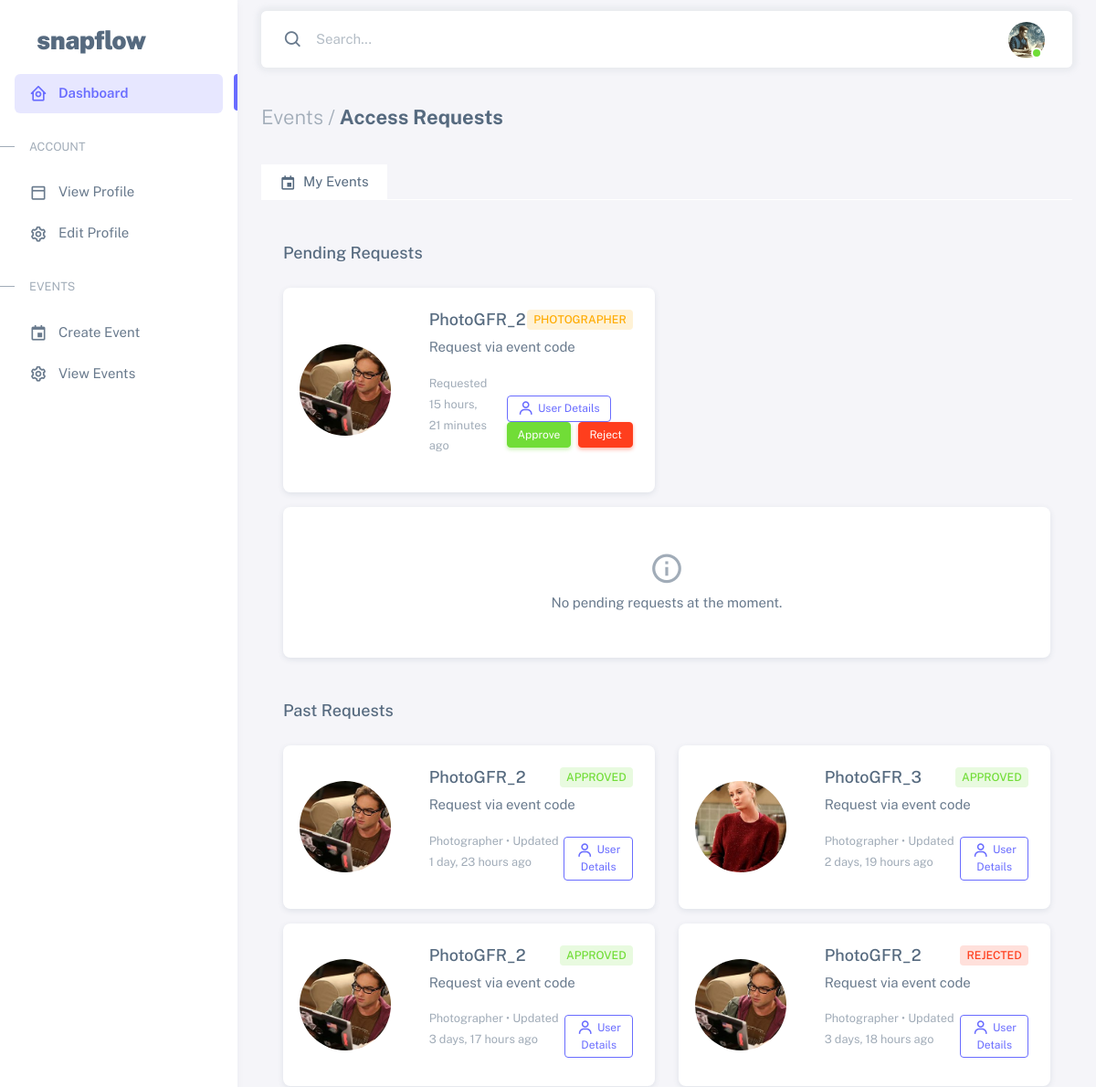
The page /events/events/requests/ (signed in, upper part) on the database as committed earlier.
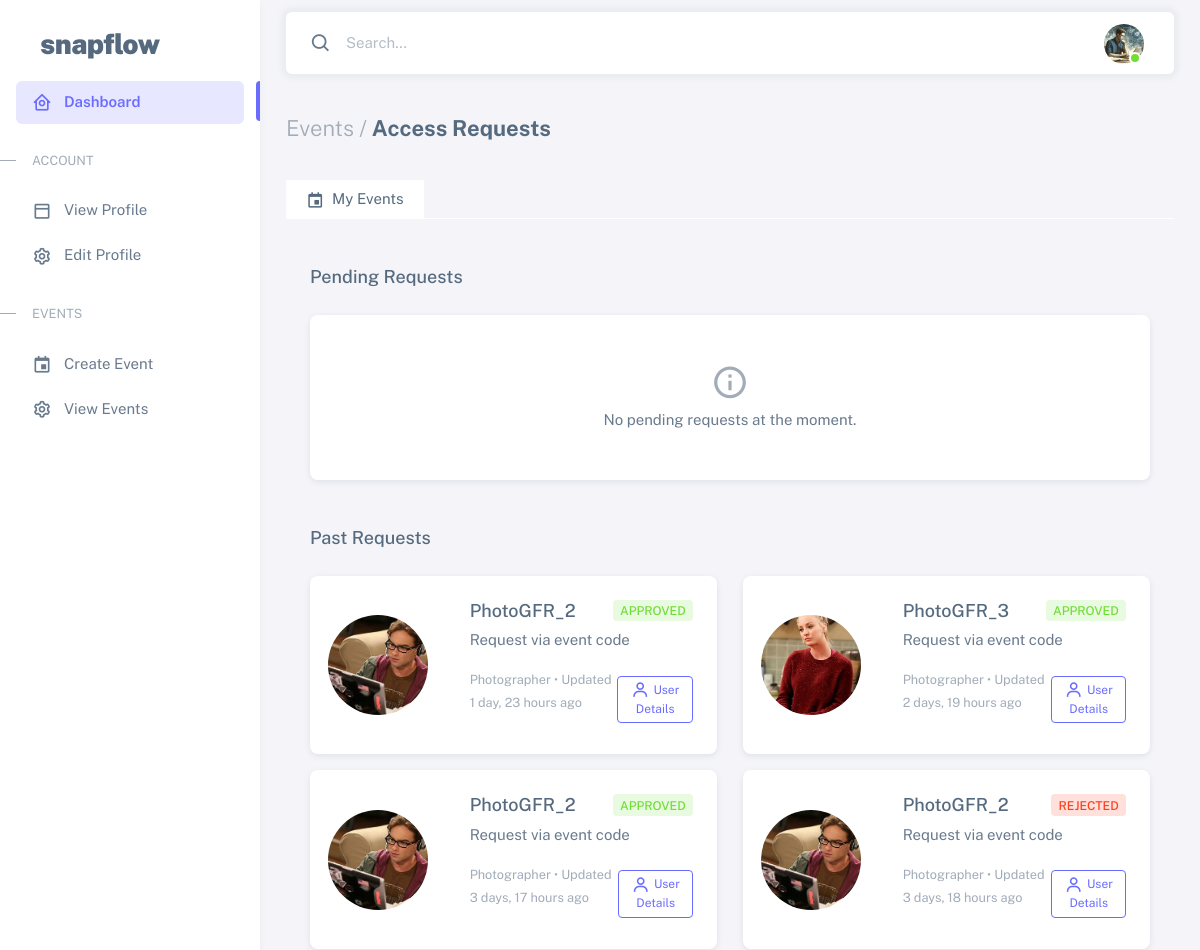
The same page on the database as committed later.
### users/models.py (models this page shows, shortened)
class CustomUser(AbstractUser):
    class Roles(models.TextChoices):
        ORGANIZER = 'ORGANIZER', _('Event Organizer')
        PHOTOGRAPHER = 'PHOTOGRAPHER', _('Photographer')
        PARTICIPANT = 'PARTICIPANT', _('Event Participant')
    class ParticipantTypes(models.TextChoices):
        GUEST = 'GUEST', _('Guest')
        FAMILY = 'FAMILY', _('Family')
        FRIEND = 'FRIEND', _('Friend')
        WINNER = 'WINNER', _('Winner')
        OTHER = 'OTHER', _('Other')
    class PhotographerRoles(models.TextChoices):
        LEAD = 'LEAD', _('Lead Photographer')
        ASSISTANT = 'ASSISTANT', _('Assistant Photographer')
        SECONDARY = 'SECONDARY', _('Secondary Photographer')
    role = models.CharField(
        max_length=20,
        choices=Roles.choices,
        null=True,
        blank=False
    )
    avatar = models.ImageField(
        upload_to='user_avatars/',
        validators=[FileExtensionValidator(['jpg', 'jpeg', 'png'])],
        null=True,
        blank=True
    )
    phone_number = models.CharField(max_length=15, blank=True)
    company_name = models.CharField(max_length=100, blank=True)
    website = models.URLField(blank=True)
    portfolio_url = models.URLField(blank=True)
    photographer_role = models.CharField(
        max_length=20,
        choices=PhotographerRoles.choices,
        blank=True
    )
    watermark = models.ImageField(
        upload_to='photographer_watermarks/',
        validators=[FileExtensionValidator(['png'])],
        null=True,
        blank=True
    )
    participant_type = models.CharField(
        max_length=20,
        choices=ParticipantTypes.choices,
        blank=True
    )
    image_visibility = models.CharField(
        max_length=20,
        choices=[
            ('PUBLIC', 'Public'),
            ('PRIVATE', 'Private'),
            ('EVENT_ONLY', 'Event Only')
        ],
        default='PRIVATE'
    )
    blur_requested = models.BooleanField(default=False)
    remove_requested = models.BooleanField(default=False)
    is_verified = models.BooleanField(default=False)

### events/models.py (models this page shows)
class EventAccessRequest(models.Model):
    class RequestStatus(models.TextChoices):
        PENDING = 'PENDING', _('Pending')
        APPROVED = 'APPROVED', _('Approved')
        REJECTED = 'REJECTED', _('Rejected')
    event = models.ForeignKey(Event, on_delete=models.CASCADE, related_name='access_requests')
    user = models.ForeignKey(settings.AUTH_USER_MODEL, on_delete=models.CASCADE)
    request_type = models.CharField(max_length=20, choices=[
        ('PHOTOGRAPHER', 'Photographer'),
        ('PARTICIPANT', 'Participant')
    ])
    status = models.CharField(
        max_length=20,
        choices=RequestStatus.choices,
        default=RequestStatus.PENDING
    )
    message = models.TextField(blank=True)
    created_at = models.DateTimeField(auto_now_add=True)
    updated_at = models.DateTimeField(auto_now=True)
    class Meta:
        unique_together = ['event', 'user']

### events/views.py (the view)
# urls.py: path('events/requests/', views.access_requests_list, name='access_requests'),  # done
@login_required
def access_requests_list(request):
    organized_events = Event.objects.filter(organizer=request.user).exists()
    organized_requests = EventAccessRequest.objects.filter(
        event__organizer=request.user,
        event__isnull=False  # Ensure event exists
    ).select_related('user', 'event').order_by('-created_at')
    user_requests = EventAccessRequest.objects.filter(
        user=request.user,
        event__isnull=False  # Ensure event exists
    ).select_related('user', 'event').order_by('-created_at')
    photographer_requests = user_requests.filter(request_type='PHOTOGRAPHER')
    participant_requests = user_requests.filter(request_type='PARTICIPANT')
    is_organizer = organized_events  # Using the direct event query result
    is_photographer = photographer_requests.exists()
    is_participant = participant_requests.exists()
    context = {
        'organized_requests': organized_requests,
        'photographer_requests': photographer_requests,
        'participant_requests': participant_requests,
        'is_organizer': is_organizer,
        'is_photographer': is_photographer,
        'is_participant': is_participant,
        'page_title': 'Access Requests'
    }
    return render(request, 'events/request_list.html', context)

### templates/events/request_list.html (shortened to what this page needs)
{% extends "users/db_base.html" %}
{% load static %}
{% block content %}
<div class="container-xxl flex-grow-1 container-p-y">
  <h4 class="fw-bold py-3 mb-4">
    <span class="text-muted fw-light">Events /</span> Access Requests
  </h4>
  {% if is_organizer or is_photographer or is_participant %}
  <ul class="nav nav-tabs mb-4" role="tablist">
    {% if is_organizer %}
    <li class="nav-item">
      <button
        class="nav-link {% if is_organizer %}active{% endif %}"
        data-bs-toggle="tab"
        data-bs-target="#organizer-tab"
        type="button"
        role="tab"
        aria-controls="organizer-tab"
        aria-selected="{% if is_organizer %}true{% else %}false{% endif %}"
      >
        <i class="bx bx-calendar-event me-1"></i> My Events
      </button>
    </li>
    {% endif %}
  </ul>
  {% endif %}
  <div class="tab-content">
    {% if is_organizer %}
    <div class="tab-pane fade {% if is_organizer %}show active{% endif %}" id="organizer-tab" role="tabpanel">
      <h5 class="pb-1 mb-4">Pending Requests</h5>
      <div class="row mb-5">
        {% for request in organized_requests %}
        {% if request.status == 'PENDING' %}
        <div class="col-md-6 mb-3">
          <div class="card">
            <div class="row g-0">
              <div class="col-md-4 d-flex align-items-center justify-content-center p-3">
                <div class="avatar-wrapper" style="width: 100px; height: 100px; overflow: hidden; border-radius: 50%; flex-shrink: 0;">
                  {% if request.user.avatar %}
                  <img
                    src="{{ request.user.avatar.url }}"
                    alt="{{ request.user.username }}"
                    style="width: 100%; height: 100%; object-fit: cover;"
                  />
                  {% endif %}
                </div>
              </div>
              <div class="col-md-8">
                <div class="card-body">
                  <div class="d-flex justify-content-between align-items-center mb-2">
                    <h5 class="card-title mb-0">{{ request.user.get_full_name|default:request.user.username }}</h5>
                    <span class="badge bg-label-warning">{{ request.get_request_type_display }}</span>
                  </div>
                  <p class="card-text">{{ request.message|truncatechars:100 }}</p>
                  <div class="d-flex justify-content-between align-items-center">
                    <p class="card-text"><small class="text-muted">Requested {{ request.created_at|timesince }} ago</small></p>
                    <div>
                      <button
                        class="btn btn-outline-primary btn-sm me-2"
                        type="button"
                        data-bs-toggle="offcanvas"
                        data-bs-target="#userDetails{{ request.id }}"
                        aria-controls="userDetails{{ request.id }}"
                      >
                        <i class="bx bx-user me-1"></i>User Details
                      </button>
                      <div class="btn-group">
                        <form method="POST" action="{% url 'events:approve_request' request.id %}" class="d-inline">
                          <button type="submit" class="btn btn-success btn-sm me-2">Approve</button>
                        </form>
                        <form method="POST" action="{% url 'events:reject_request' request.id %}" class="d-inline">
                          <button type="submit" class="btn btn-danger btn-sm">Reject</button>
                        </form>
                      </div>
                    </div>
                  </div>
                </div>
              </div>
            </div>
          </div>
        </div>
        {% endif %}
        {% endfor %}
        {% if not organized_requests or not organized_requests|dictsortreversed:"status"|dictsort:"status.0" %}
        <div class="col-12">
          <div class="card">
            <div class="card-body text-center py-5">
              <i class="bx bx-info-circle fs-1 text-muted mb-2"></i>
              <p class="mb-0">No pending requests at the moment.</p>
            </div>
          </div>
        </div>
        {% endif %}
      </div>
      <h5 class="pb-1 mb-4">Past Requests</h5>
      <div class="row mb-5">
        {% for request in organized_requests %}
        {% if request.status != 'PENDING' %}
        <div class="col-md-6 mb-3">
          <div class="card">
            <div class="row g-0">
              <div class="col-md-4 d-flex align-items-center justify-content-center p-3">
                <div class="avatar-wrapper" style="width: 100px; height: 100px; overflow: hidden; border-radius: 50%; flex-shrink: 0;">
                  {% if request.user.avatar %}
                  <img
                    src="{{ request.user.avatar.url }}"
                    alt="{{ request.user.username }}"
                    style="width: 100%; height: 100%; object-fit: cover;"
                  />
                  {% endif %}
                </div>
              </div>
              <div class="col-md-8">
                <div class="card-body">
                  <div class="d-flex justify-content-between align-items-center mb-2">
                    <h5 class="card-title mb-0">{{ request.user.get_full_name|default:request.user.username }}</h5>
                    <span class="badge {% if request.status == 'APPROVED' %}bg-label-success{% else %}bg-label-danger{% endif %}">
                      {{ request.get_status_display }}
                    </span>
                  </div>
                  <p class="card-text">{{ request.message|truncatechars:100 }}</p>
                  <div class="d-flex justify-content-between align-items-center">
                    <p class="card-text">
                      <small class="text-muted">{{ request.get_request_type_display }} • Updated {{ request.updated_at|timesince }} ago</small>
                    </p>
                    <button
                      class="btn btn-outline-primary btn-sm"
                      type="button"
                      data-bs-toggle="offcanvas"
                      data-bs-target="#userDetails{{ request.id }}"
                      aria-controls="userDetails{{ request.id }}"
                    >
                      <i class="bx bx-user me-1"></i>User Details
                    </button>
                  </div>
                </div>
              </div>
            </div>
          </div>
        </div>
        {% endif %}
        {% endfor %}
      </div>
    </div>
    {% endif %}
  </div>
</div>
{% endblock %}

### templates/users/db_base.html (shortened to what this page needs)
{% load static %}
<!DOCTYPE html>
<html
  lang="en"
  class="light-style layout-menu-fixed"
  dir="ltr"
  data-theme="theme-default"
  data-assets-path="{% static 'users/assets/' %}"
  data-template="vertical-menu-template-free"
>
  <head>
    <link rel="stylesheet" href="{% static 'users/assets/vendor/fonts/boxicons.css' %}" />
    <link rel="stylesheet" href="{% static 'users/assets/vendor/css/core.css' %}" class="template-customizer-core-css" />
    <link rel="stylesheet" href="{% static 'users/assets/vendor/css/theme-default.css' %}" class="template-customizer-theme-css" />
    <link rel="stylesheet" href="{% static 'users/assets/css/demo.css' %}" />
    <link rel="stylesheet" href="https://cdn.jsdelivr.net/npm/bootstrap-icons/font/bootstrap-icons.css">
    <link rel="stylesheet" href="{% static 'users/assets/vendor/libs/perfect-scrollbar/perfect-scrollbar.css' %}" />
    <link rel="stylesheet" href="{% static 'users/assets/vendor/libs/apex-charts/apex-charts.css' %}" />
  </head>
  <body>
    <div class="layout-wrapper layout-content-navbar">
      <div class="layout-container">
<aside id="layout-menu" class="layout-menu menu-vertical menu bg-menu-theme">
    <div class="app-brand demo">
      <a href="{% url 'home:landing' %}" class="app-brand-link">
        <span class="app-brand-text demo menu-text fw-bolder ms-2">SnapFlow</span>
      </a>
    </div>
    <ul class="menu-inner py-1">
      <li class="menu-item active">
        <a href="{% url 'users:dashboard' %}" class="menu-link">
          <i class="menu-icon tf-icons bx bx-home-circle"></i>
          <div data-i18n="Analytics">Dashboard</div>
        </a>
      </li>
      <li class="menu-header small text-uppercase">
        <span class="menu-header-text">Account</span>
      </li>
      <li class="menu-item">
        <a href="{% url 'users:profile' %}" class="menu-link">
          <i class="menu-icon tf-icons bx bx-dock-top"></i>
          <div>View Profile</div>
        </a>
      </li>
      <li class="menu-item">
        <a href="{% url 'users:profile_update' %}" class="menu-link">
          <i class="menu-icon tf-icons bx bx-cog"></i>
          <div>Edit Profile</div>
        </a>
      </li>
      <li class="menu-header small text-uppercase">
        <span class="menu-header-text">Events</span>
      </li>
      {% if user.role == 'ORGANIZER' %}
        <li class="menu-item">
          <a href="{% url 'events:event_create' %}" class="menu-link">
            <i class="menu-icon tf-icons bx bx-calendar-event"></i>
            <div>Create Event</div>
          </a>
        </li>
        <li class="menu-item">
          <a href="{% url 'events:event_list' %}" class="menu-link">
            <i class="menu-icon tf-icons bx bx-cog"></i>
            <div>View Events</div>
          </a>
        </li>
      {% endif %}
    </ul>
  </aside>
        <div class="layout-page">
          <nav
            class="layout-navbar container-xxl navbar navbar-expand-xl navbar-detached align-items-center bg-navbar-theme"
            id="layout-navbar"
          >
            <div class="navbar-nav-right d-flex align-items-center" id="navbar-collapse">
              <div class="navbar-nav align-items-center">
                <div class="nav-item d-flex align-items-center">
                  <i class="bx bx-search fs-4 lh-0"></i>
                  <input
                    type="text"
                    class="form-control border-0 shadow-none"
                    placeholder="Search..."
                    aria-label="Search..."
                  />
                </div>
              </div>
              <ul class="navbar-nav flex-row align-items-center ms-auto">
                <li class="nav-item navbar-dropdown dropdown-user dropdown">
                  <a class="nav-link dropdown-toggle hide-arrow" href="javascript:void(0);" data-bs-toggle="dropdown">
                    <div class="avatar avatar-online">
                      <img src="{{ user.avatar.url }}" alt class="w-px-40 h-px-40 rounded-circle object-fit-cover" />
                    </div>
                  </a>
                </li>
              </ul>
            </div>
          </nav>
        {% block content %}{% endblock content %}
          </div>
        </div>
      </div>
  </body>
</html>

### static/users/assets/css/demo.css (style rules this page uses)
.menu .app-brand.demo { height: 64px; margin-top: 12px; }
.app-brand-text.demo { font-size: 1.75rem; letter-spacing: -0.5px; text-transform: lowercase; }

Rows that differ between the two databases and show on the page:
removed EventAccessRequest: user.avatar (picture), user.get_full_name "PhotoGFR_2", request_type "PHOTOGRAPHER", message "Request via event code", created_at "15 hours, 21 minutes", shown under "Pending Requests"
